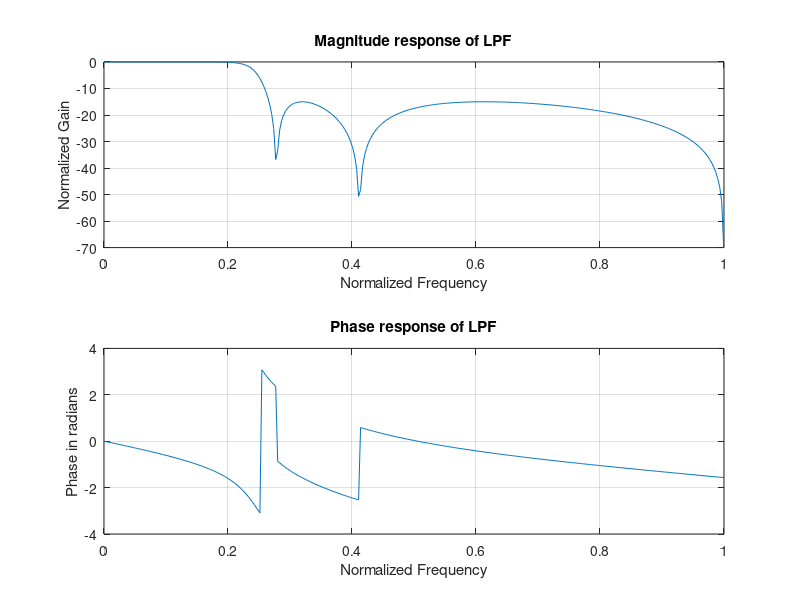

The MATLAB source for this figure:
%Chebyshev TypeII LPF filter

alphaP=15;%passband attenuation
alphaS=45;%stopband attenuation
wp=[0.2];%passband frequency
ws=[0.3];%stopband frequency
[n,wn]=cheb2ord(wp,ws,alphaP,alphaS);
[b,a]=cheby2(n,alphaP,wn);
w=0:0.01:pi;
[h,ph]=freqz(b,a,w);
m=20*log10(abs(h));
subplot(2,1,1)
plot(ph/pi,m)
grid on;
xlabel('Normalized Frequency');
ylabel('Normalized Gain');
title('Magnitude response of LPF');
subplot(2,1,2)
plot(ph/pi,angle(h));
grid on;
xlabel('Normalized Frequency');
ylabel('Phase in radians');
title('Phase response of LPF');
